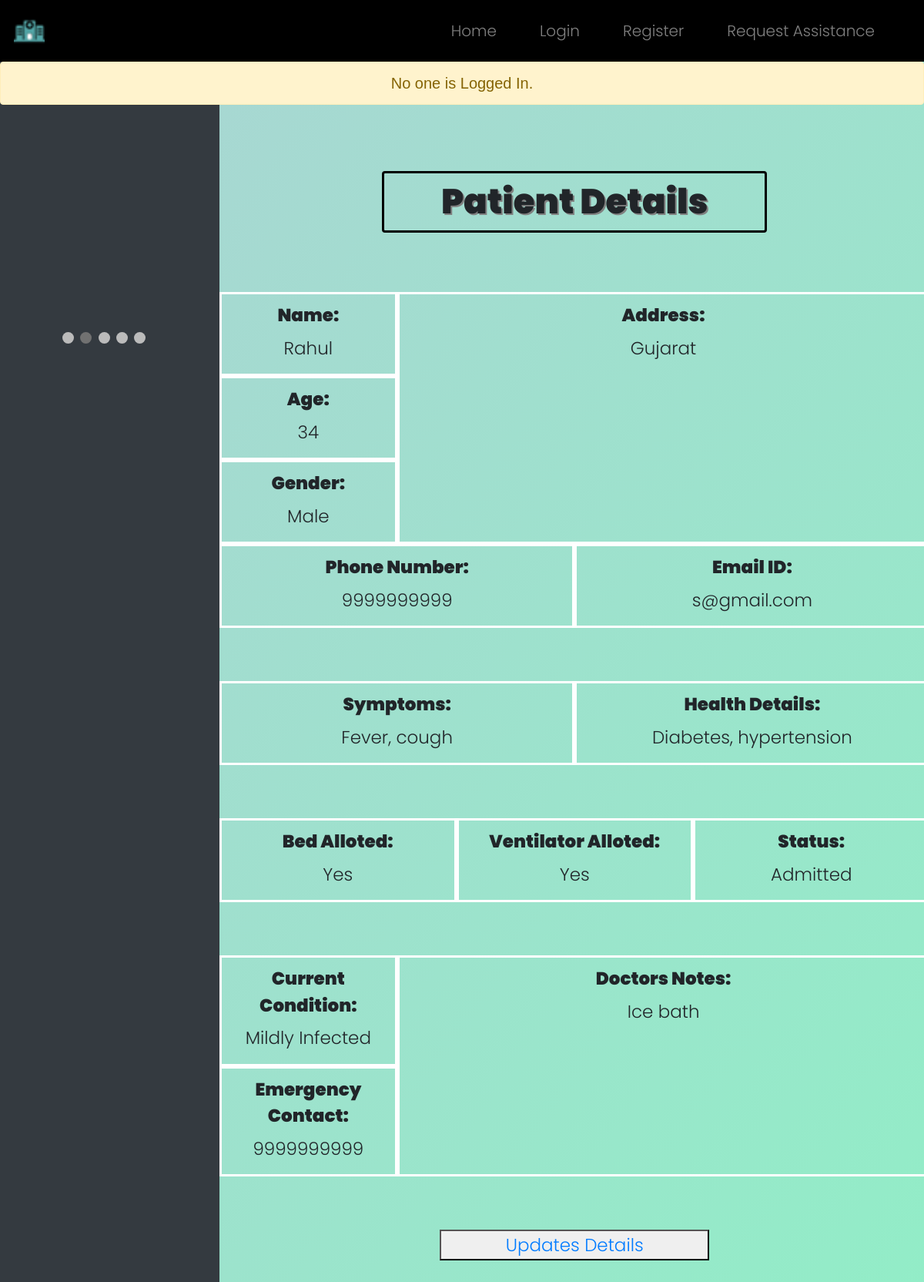
The page /patient/4 on the database its author committed.
### WebApp/models.py (models this page shows)
class Patient(models.Model):
    patient_id = models.AutoField(primary_key=True)
    name  = models.CharField(max_length=64)
    age = models.IntegerField()
    gender = models.CharField(max_length=64)
    address = models.TextField()
    phone = models.CharField(max_length=64)
    email = models.CharField(max_length=64)
    date = models.CharField(max_length=64)
    symptoms = models.TextField()
    health_det = models.TextField()
    emg_phone = models.CharField(max_length=64)
    bed = models.CharField(max_length=64)
    venti = models.CharField(max_length=64)
    status = models.CharField(max_length=64)
    condi = models.CharField(max_length=64)
    notes = models.TextField()

### WebApp/views.py (the view)
# urls.py: path("patient/<id>", views.indipatient, name="indipatient"),
def indipatient(request, id):
    pat=Patient.objects.get(patient_id=id)
    return render (request, "WebApp/indipatient.html", {"pat": pat})

### WebApp/templates/WebApp/indipatient.html (shortened to what this page needs)
{% extends "WebApp/layout.html" %}
{% load static %}
{% block notif %}
<div class="notif">
    {% if user.is_authenticated %}
        <div class="alert alert-success" role="alert">
            <center>Logged in as <strong>{{ user.username }}</strong>.</center>
        </div>
    {% else %}
        <div class="alert alert-warning" role="alert">
            <center>No one is Logged In.</center>
        </div>
    {% endif %}
</div>
{% endblock %}
{% block body %}
<div class="row" style="z-index: 10000;">
    <div class="col-3 abtimg">
        <div class="slideshow-container">
            </div>
            <br>
            <div style="text-align:center">
              <span class="dot"></span>
              <span class="dot"></span>
              <span class="dot"></span>
              <span class="dot"></span>
              <span class="dot"></span>
            </div>
    </div>
    <div class="col-9 login" style="font-size: min(23px,4vw); margin-bottom: 100px; border: none;">
        <center><h1 class=tit>Patient Details</h1></center>
        <br><br>
        <center>
            <div class=row>
                <div class=col-3>
                    <div class=row>
                        <div class="col">
                            <label>Name:</label>
                            <p>{{ pat.name }}</p>
                        </div>
                    </div>
                    <div class=row>
                        <div class="col">
                            <label>Age:</label>
                            <p>{{ pat.age }}</p>
                        </div>
                    </div>
                    <div class=row>
                        <div class="col">
                            <label>Gender:</label>
                            <p>{{ pat.gender }}</p>
                        </div>
                    </div>
                </div>
                <div class="col-9">
                    <label>Address:</label>
                    <p>{{ pat.address }}</p>
                </div>
            </div>
            <div class=row>
                <div class="col">
                    <label>Phone Number:</label>
                    <p>{{ pat.phone }}</p>
                </div>
                <div class="col">
                    <label>Email ID:</label>
                    <p>{{ pat.email }}</p>
                </div>
            </div>
            <br><br>
            <div class=row>
                <div class="col">
                    <label>Symptoms:</label>
                    <p>{{ pat.symptoms }}</p>
                </div>
                <div class="col">
                    <label>Health Details:</label>
                    <p>{{ pat.health_det }}</p>
                </div>
            </div>
            <br><br>
            <div class=row>
                <div class="col">
                    <label>Bed Alloted:</label>
                    <p>{{ pat.bed }}</p>
                </div>
                <div class="col">
                    <label>Ventilator Alloted:</label>
                    <p>{{ pat.venti }}</p>
                </div>
                <div class="col">
                    <label>Status:</label>
                    <p>{{ pat.status }}</p>
                </div>
            </div>
            <br><br>
            <div class=row>
                <div class=col-3>
                    <div class=row>
                        <div class="col">
                            <label>Current Condition:</label>
                            <p>{{ pat.condi }}</p>
                        </div>
                    </div>
                    <div class=row>
                        <div class="col">
                            <label>Emergency Contact:</label>
                            <p>{{ pat.emg_phone }}</p>
                        </div>
                    </div>
                </div>
                <div class="col-9">
                    <label>Doctors Notes:</label>
                    <p>{{ pat.notes }}</p>
                </div>
            </div>
            <br><br>
            <button type="submit" class="update"><a href="{% url 'update' id=pat.patient_id %}">Updates Details</a></button>
        </center>
    </div>
  </div>
{% endblock %}

### WebApp/static/WebApp/style.css (style rules this page uses)
* { box-sizing: border-box; margin: 0; padding: 0; font-weight: 300; }
body { font-family: poppins; }
.notif { font-family: 'Source Sans Pro', sans-serif; width: 100%; position: relative; z-index: 10; margin-top: 80px; font-size: min(20px, 4vw); }
.tit { font-size: min(45px, 8vw); font-weight: 900; text-shadow: 2px 2px grey; border-style: solid; border-color: black; border-width: min(3px, 0.5vw); border-radius: 4px; width: 500px; padding: 10px; }
.abtimg { margin-top: -150px; background-color: #343a40; height: 150vh; position: fixed; overflow: hidden; }
.update { color: #50a3a2; height: 40px; width: 350px; }
.slideshow-container { max-width: 1000px; position: relative; margin: auto; }
.dot { height: 15px; width: 15px; margin: 0 2px; background-color: #bbb; border-radius: 50%; display: inline-block; transition: background-color 0.6s ease; }
.active { background-color: #717171; }
.login, .register { margin-left: 25vw; padding-top: 70px; overflow: hidden; }

### WebApp/templates/WebApp/indipatient.html (style rules this page uses)
.col, .col-9 { border-style: solid; border-color: white; }
.col > label { padding-top: 10px; font-weight: 1000; }
.col-9 > label { padding-top: 10px; font-weight: 1000; }

### rows shown on the page
Patient: name "Rahul", age "34", gender "Male", address "Gujarat", phone "9999999999", email "s@gmail.com", symptoms "Fever, cough", health_det "Diabetes, hypertension", bed "Yes", venti "Yes", status "Admitted", condi "Mildly Infected", emg_phone "9999999999", notes "Ice bath"
